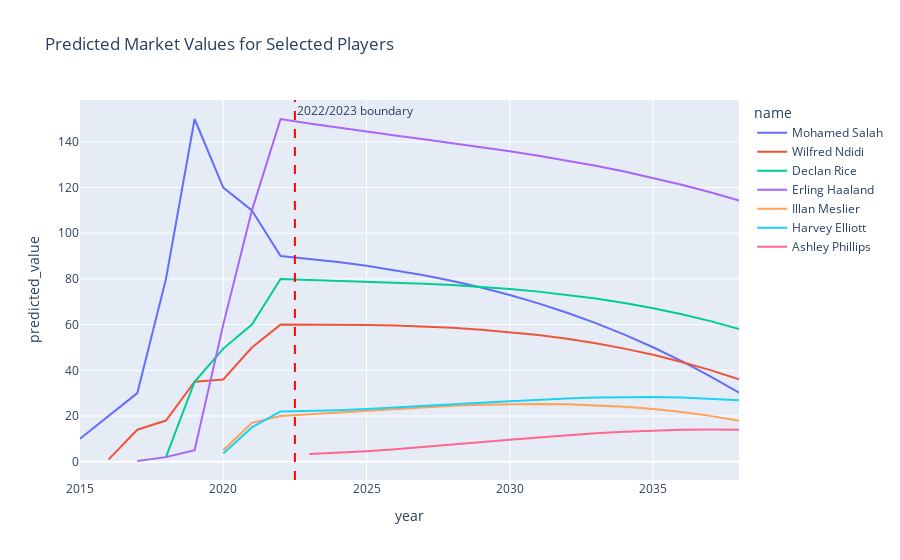

Source (notebook cell):
### Code cell
players = [418560, 357662, 565822, 859951, 148455, 274839, 542586]
plot_player_value_trends(train_df=train_df, merged_df=merged, player_ids=players)

### Figure 1 — Plotly figure (JSON) as saved in the notebook; plotly's stock layout.template omitted (floating-point values rounded to 4 significant figures)
{"data": [{"customdata": [[22], [23], [24], [25], [27], [27], [28], [30], [31], [32], [33], [34], [35], [36], [37], [38], [39], [40], [41], [42], [43], [44], [45], [46]], "hovertemplate": "name=Mohamed Salah<br>year=%{x}<br>predicted_value=%{y}<br>age=%{customdata[0]}<extra></extra>", "legendgroup": "Mohamed Salah", "line": {"color": "#636efa", "dash": "solid"}, "marker": {"symbol": "circle"}, "mode": "lines", "name": "Mohamed Salah", "orientation": "v", "showlegend": true, "type": "scatter", "x": [2015, 2016, 2017, 2018, 2019, 2020, 2021, 2022, 2023, 2024, 2025, 2026, 2027, 2028, 2029, 2030, 2031, 2032, 2033, 2034, 2035, 2036, 2037, 2038], "xaxis": "x", "y": [10, 20, 30, 80, 150, 120, 110, 90, 88.79, 87.37, 85.73, 83.82, 81.61, 79.09, 76.21, 72.96, 69.3, 65.21, 60.66, 55.63, 50.09, 44.02, 37.38, 30.17], "yaxis": "y"}, {"customdata": [[19], [20], [21], [22], [23], [24], [25], [26], [27], [28], [29], [30], [31], [32], [33], [34], [35], [36], [37], [38], [39], [40], [41]], "hovertemplate": "name=Wilfred Ndidi<br>year=%{x}<br>predicted_value=%{y}<br>age=%{customdata[0]}<extra></extra>", "legendgroup": "Wilfred Ndidi", "line": {"color": "#EF553B", "dash": "solid"}, "marker": {"symbol": "circle"}, "mode": "lines", "name": "Wilfred Ndidi", "orientation": "v", "showlegend": true, "type": "scatter", "x": [2016, 2017, 2018, 2019, 2020, 2021, 2022, 2023, 2024, 2025, 2026, 2027, 2028, 2029, 2030, 2031, 2032, 2033, 2034, 2035, 2036, 2037, 2038], "xaxis": "x", "y": [1, 14, 18, 35, 36, 50, 60, 60.01, 59.96, 59.83, 59.57, 59.17, 58.58, 57.78, 56.73, 55.41, 53.78, 51.82, 49.49, 46.78, 43.65, 40.08, 36.04], "yaxis": "y"}, {"customdata": [[18], [20], [21], [22], [23], [24], [25], [26], [27], [28], [29], [30], [31], [32], [33], [34], [35], [36], [37], [38], [39]], "hovertemplate": "name=Declan Rice<br>year=%{x}<br>predicted_value=%{y}<br>age=%{customdata[0]}<extra></extra>", "legendgroup": "Declan Rice", "line": {"color": "#00cc96", "dash": "solid"}, "marker": {"symbol": "circle"}, "mode": "lines", "name": "Declan Rice", "orientation": "v", "showlegend": true, "type": "scatter", "x": [2018, 2019, 2020, 2021, 2022, 2023, 2024, 2025, 2026, 2027, 2028, 2029, 2030, 2031, 2032, 2033, 2034, 2035, 2036, 2037, 2038], "xaxis": "x", "y": [2, 35, 49.5, 60, 80, 79.6, 79.23, 78.84, 78.42, 77.91, 77.29, 76.53, 75.59, 74.44, 73.05, 71.4, 69.45, 67.17, 64.54, 61.52, 58.09], "yaxis": "y"}, {"customdata": [[17], [18], [18], [19], [20], [21], [22], [23], [24], [25], [26], [27], [28], [29], [30], [31], [32], [33], [34], [35], [36], [37]], "hovertemplate": "name=Erling Haaland<br>year=%{x}<br>predicted_value=%{y}<br>age=%{customdata[0]}<extra></extra>", "legendgroup": "Erling Haaland", "line": {"color": "#ab63fa", "dash": "solid"}, "marker": {"symbol": "circle"}, "mode": "lines", "name": "Erling Haaland", "orientation": "v", "showlegend": true, "type": "scatter", "x": [2017, 2018, 2019, 2020, 2021, 2022, 2023, 2024, 2025, 2026, 2027, 2028, 2029, 2030, 2031, 2032, 2033, 2034, 2035, 2036, 2037, 2038], "xaxis": "x", "y": [0.3, 2, 5, 60, 110, 150, 148.0, 146.2, 144.5, 142.8, 141.1, 139.4, 137.7, 135.9, 133.9, 131.8, 129.5, 127.0, 124.3, 121.3, 117.9, 114.3], "yaxis": "y"}, {"customdata": [[20], [21], [22], [23], [24], [25], [26], [27], [28], [29], [30], [31], [32], [33], [34], [35], [36], [37], [38]], "hovertemplate": "name=Illan Meslier<br>year=%{x}<br>predicted_value=%{y}<br>age=%{customdata[0]}<extra></extra>", "legendgroup": "Illan Meslier", "line": {"color": "#FFA15A", "dash": "solid"}, "marker": {"symbol": "circle"}, "mode": "lines", "name": "Illan Meslier", "orientation": "v", "showlegend": true, "type": "scatter", "x": [2020, 2021, 2022, 2023, 2024, 2025, 2026, 2027, 2028, 2029, 2030, 2031, 2032, 2033, 2034, 2035, 2036, 2037, 2038], "xaxis": "x", "y": [5, 17, 20, 20.76, 21.56, 22.36, 23.13, 23.83, 24.43, 24.89, 25.19, 25.29, 25.16, 24.78, 24.1, 23.1, 21.76, 20.05, 17.93], "yaxis": "y"}, {"customdata": [[17], [17], [18], [19], [20], [21], [22], [23], [24], [25], [26], [27], [28], [29], [30], [31], [32], [33], [34]], "hovertemplate": "name=Harvey Elliott<br>year=%{x}<br>predicted_value=%{y}<br>age=%{customdata[0]}<extra></extra>", "legendgroup": "Harvey Elliott", "line": {"color": "#19d3f3", "dash": "solid"}, "marker": {"symbol": "circle"}, "mode": "lines", "name": "Harvey Elliott", "orientation": "v", "showlegend": true, "type": "scatter", "x": [2020, 2021, 2022, 2023, 2024, 2025, 2026, 2027, 2028, 2029, 2030, 2031, 2032, 2033, 2034, 2035, 2036, 2037, 2038], "xaxis": "x", "y": [3.6, 15, 22, 22.16, 22.52, 23.02, 23.64, 24.32, 25.05, 25.78, 26.48, 27.11, 27.65, 28.05, 28.28, 28.32, 28.13, 27.68, 26.94], "yaxis": "y"}, {"customdata": [[18], [19], [20], [21], [22], [23], [24], [25], [26], [27], [28], [29], [30], [31], [32], [33]], "hovertemplate": "name=Ashley Phillips<br>year=%{x}<br>predicted_value=%{y}<br>age=%{customdata[0]}<extra></extra>", "legendgroup": "Ashley Phillips", "line": {"color": "#FF6692", "dash": "solid"}, "marker": {"symbol": "circle"}, "mode": "lines", "name": "Ashley Phillips", "orientation": "v", "showlegend": true, "type": "scatter", "x": [2023, 2024, 2025, 2026, 2027, 2028, 2029, 2030, 2031, 2032, 2033, 2034, 2035, 2036, 2037, 2038], "xaxis": "x", "y": [3.322, 3.865, 4.589, 5.454, 6.425, 7.463, 8.532, 9.597, 10.62, 11.58, 12.42, 13.13, 13.67, 14.0, 14.1, 13.94], "yaxis": "y"}], "layout": {"annotations": [{"showarrow": false, "text": "2022/2023 boundary", "x": 2022.0, "xanchor": "left", "xref": "x", "y": 1, "yanchor": "top", "yref": "y domain"}], "legend": {"title": {"text": "name"}, "tracegroupgap": 0}, "shapes": [{"line": {"color": "red", "dash": "dash"}, "type": "line", "x0": 2022.0, "x1": 2022.0, "xref": "x", "y0": 0, "y1": 1, "yref": "y domain"}], "title": {"text": "Predicted Market Values for Selected Players"}, "xaxis": {"anchor": "y", "domain": [0, 1], "title": {"text": "year"}}, "yaxis": {"anchor": "x", "domain": [0, 1], "title": {"text": "predicted_value"}}}}
